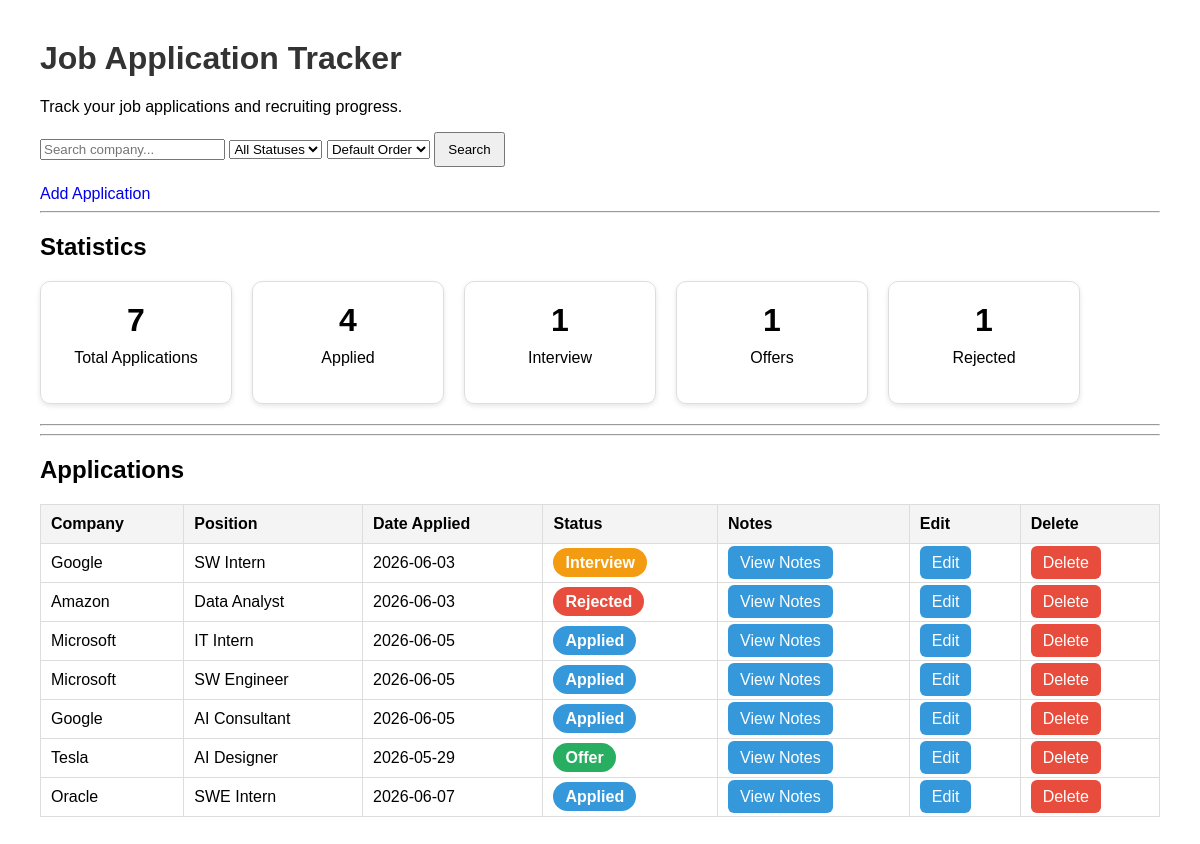
Before: / with the older database file.
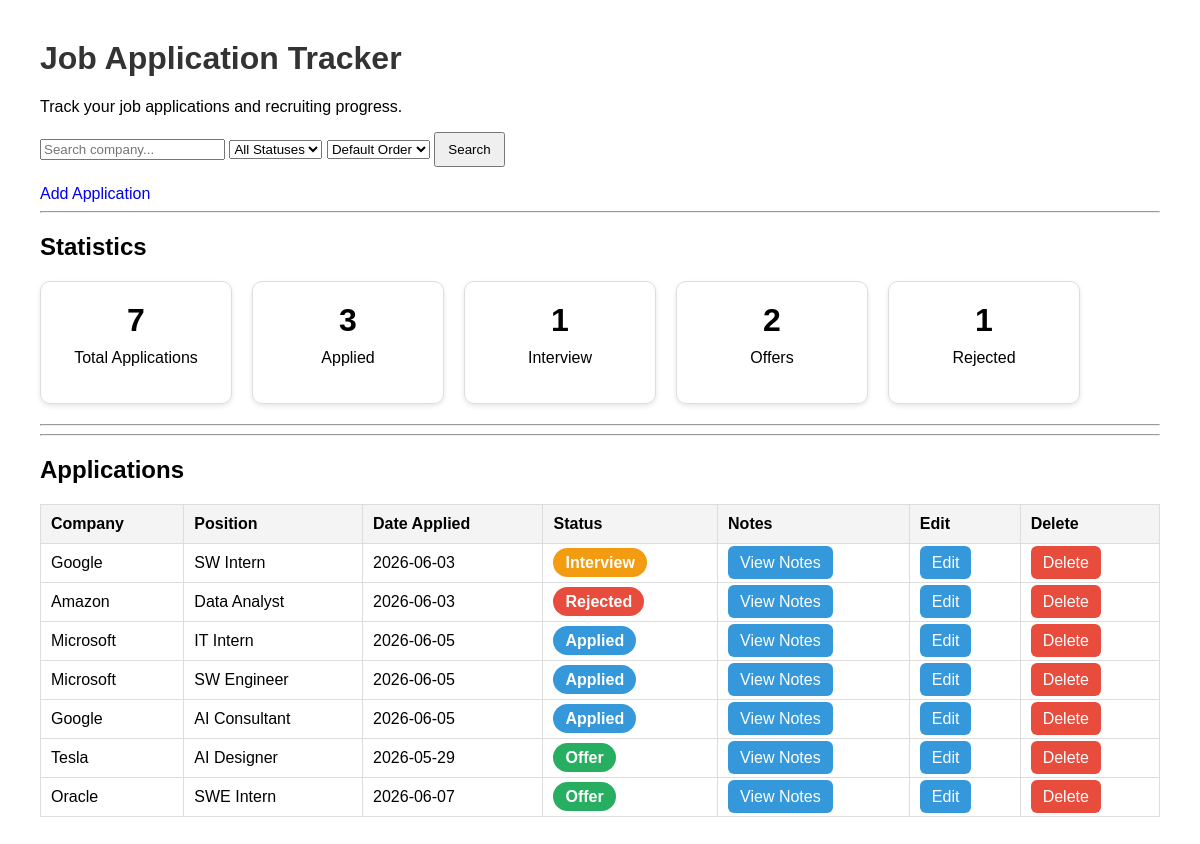
After: the same page with the newer database file.
### tables this page shows
CREATE TABLE applications (
    id INTEGER PRIMARY KEY AUTOINCREMENT,
    company TEXT NOT NULL,
    position TEXT NOT NULL,
    status TEXT NOT NULL,
    date_applied TEXT NOT NULL
, notes TEXT);

### app.py (the view, shortened to what this page needs)
@app.route("/")
def home():
    search_term = request.args.get("search", "")
    status_filter = request.args.get("status", "")
    sort_order = request.args.get("sort", "")
    order_clause = ""
    if sort_order == "newest":
        order_clause = " ORDER BY date_applied DESC"
    elif sort_order == "oldest":
        order_clause = " ORDER BY date_applied ASC"
    connection = sqlite3.connect("applications.db")
    cursor = connection.cursor()
    if search_term and status_filter:
        cursor.execute(
            """
            SELECT * FROM applications
            WHERE company LIKE ?
            AND status = ?
            """ + order_clause,
            (f"%{search_term}%", status_filter)
        )
    else:
        cursor.execute(
            "SELECT * FROM applications" + order_clause
        )
    applications = cursor.fetchall()
    total_applications = len(applications)
    applied_count = sum(
        1 for application in applications
        if application[3] == "Applied"
    )
    interview_count = sum(
        1 for application in applications
        if application[3] == "Interview"
    )
    offer_count = sum(
        1 for application in applications
        if application[3] == "Offer"
    )
    rejected_count = sum(
        1 for application in applications
        if application[3] == "Rejected"
    )
    connection.close()
    return render_template(
        "index.html",
        applications=applications,
        total_applications=total_applications,
        applied_count=applied_count,
        interview_count=interview_count,
        offer_count=offer_count,
        rejected_count=rejected_count,
        search_term=search_term,
        status_filter=status_filter,
        sort_order=sort_order
    )

### templates/index.html (shortened to what this page needs)
<!DOCTYPE html>
<html>
<head>
    <link rel="stylesheet" href="{{ url_for('static', filename='style.css') }}">
</head>
<body>
    <h1>Job Application Tracker</h1>
    <p>Track your job applications and recruiting progress.</p>
<form method="GET">
    <input
        type="text"
        name="search"
        placeholder="Search company..."
        value="{{ search_term }}"
    >
<select name="status">
    <option value=""
        {% if status_filter == "" %}selected{% endif %}>
        All Statuses
    </option>
</select>
<select name="sort">
    <option value=""
        {% if sort_order == "" %}selected{% endif %}>
        Default Order
    </option>
</select>
    <button type="submit">
        Search
    </button>
</form>
<br>
    <a href="/add">Add Application</a>
    <hr>
    <h2>Statistics</h2>
    <div class="stats-container">
        <div class="stat-card">
            <h3>{{ total_applications }}</h3>
            <p>Total Applications</p>
        </div>
        <div class="stat-card">
            <h3>{{ applied_count }}</h3>
            <p>Applied</p>
        </div>
        <div class="stat-card">
            <h3>{{ interview_count }}</h3>
            <p>Interview</p>
        </div>
        <div class="stat-card">
            <h3>{{ offer_count }}</h3>
            <p>Offers</p>
        </div>
        <div class="stat-card">
            <h3>{{ rejected_count }}</h3>
            <p>Rejected</p>
        </div>
    </div>
    <hr>
    <hr>
    <h2>Applications</h2>
    <table>
        <tr>
            <th>Company</th>
            <th>Position</th>
            <th>Date Applied</th>
            <th>Status</th>
            <th>Notes</th>
            <th>Edit</th>
            <th>Delete</th>
        </tr>
        {% for application in applications %}
        <tr>
            <td>{{ application[1] }}</td>
            <td>{{ application[2] }}</td>
            <td>{{ application[4] }}</td>
            <td>
                <span class="status-badge {{ application[3].lower() }}">
                    {{ application[3] }}
                </span>
            </td>
            <td>
                <a
                    class="edit-btn"
                    href="/notes/{{ application[0] }}"
                >
                    View Notes
                </a>
            </td>
            <td>
                <a
                    class="edit-btn"
                    href="/edit/{{ application[0] }}"
                >
                    Edit
                </a>
            </td>
            <td>
                <a
                    class="delete-btn"
                    href="/delete/{{ application[0] }}"
                >
                    Delete
                </a>
            </td>
        </tr>
        {% endfor %}
    </table>
</body>
</html>

### static/style.css (style rules this page uses)
body { font-family: Arial, sans-serif; margin: 40px; }
h1 { color: #333; }
table { border-collapse: collapse; width: 100%; }
th, td { border: 1px solid #ddd; padding: 10px; text-align: left; }
th { background-color: #f4f4f4; }
a { text-decoration: none; }
button { padding: 8px 12px; }
.stats-container { display: flex; gap: 20px; flex-wrap: wrap; margin-bottom: 20px; }
.stat-card { border: 1px solid #ddd; border-radius: 10px; padding: 20px; min-width: 150px; text-align: center; box-shadow: 0 2px 5px rgba(0,0,0,0.1); }
.stat-card h3 { margin: 0; font-size: 32px; }
.stat-card p { margin-top: 10px; }
.status-badge { padding: 6px 12px; border-radius: 20px; color: white; font-weight: bold; }
.applied { background-color: #3498db; }
.interview { background-color: #f39c12; }
.offer { background-color: #27ae60; }
.rejected { background-color: #e74c3c; }
.edit-btn { background-color: #3498db; color: white; padding: 8px 12px; border-radius: 6px; text-decoration: none; }
.delete-btn { background-color: #e74c3c; color: white; padding: 8px 12px; border-radius: 6px; text-decoration: none; }

Changed rows visible on the page:
changed applications "Oracle": status "Applied" → "Offer"
Other visible differences:
{{ applied_count }}: "4" → "3"
{{ offer_count }}: "1" → "2"
